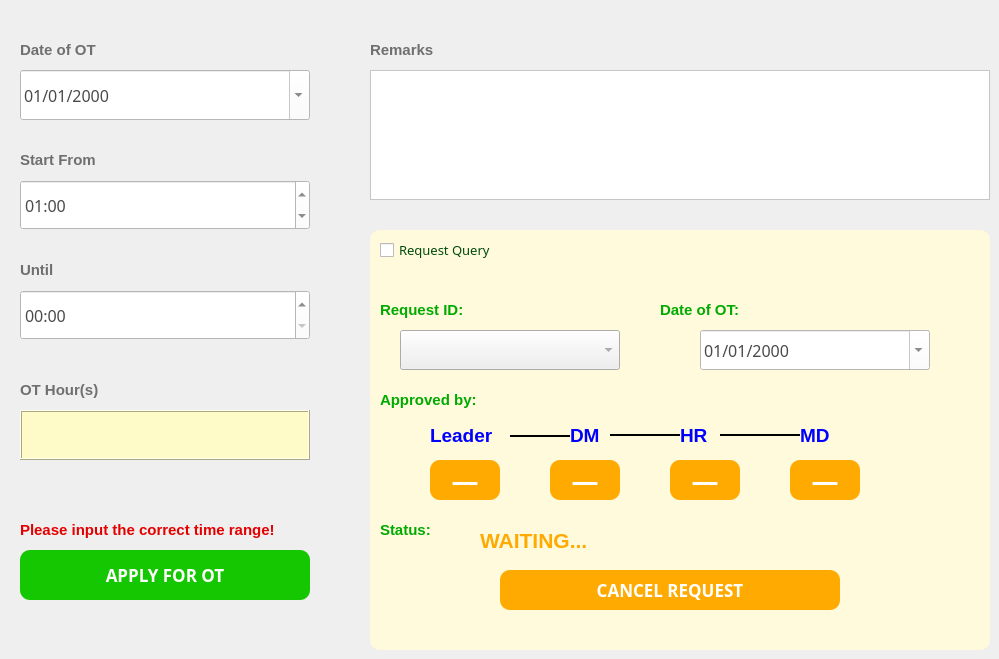
    <widget class="QWidget" name="tab">
     <attribute name="title">
      <string>OT application</string>
     </attribute>
     <widget class="QLabel" name="label_24">
      <property name="geometry">
       <rect>
        <x>20</x>
        <y>30</y>
        <width>151</width>
        <height>40</height>
       </rect>
      </property>
      <property name="font">
       <font>
        <family>Microsoft JhengHei UI</family>
        <pointsize>11</pointsize>
        <weight>75</weight>
        <bold>true</bold>
       </font>
      </property>
      <property name="styleSheet">
       <string notr="true">QLabel
{
	font-size:11pt;
	color:rgb(111,111,111);
}</string>
      </property>
      <property name="text">
       <string>Date of OT</string>
      </property>
     </widget>
     <widget class="QDateEdit" name="dateEdit_3">
      <property name="geometry">
       <rect>
        <x>20</x>
        <y>70</y>
        <width>290</width>
        <height>50</height>
       </rect>
      </property>
      <property name="styleSheet">
       <string notr="true">QDateEdit
{
    /*字体为微软雅黑*/
    font-family:Microsoft Yahei;
    /*字体大小为20点*/
	color:rgb(74, 74, 74);
   font-size:12pt;
	background-color:rgb(255, 255,255);
}

QDateEdit:hover
{
    /*背景颜色*/  
   background-color:rgb(229, 242, 255);
}

QDateEdit:focus
{
    /*背景颜色*/  
   background-color:rgb(229, 242, 255);
}</string>
      </property>
      <property name="wrapping">
       <bool>false</bool>
      </property>
      <property name="currentSection">
       <enum>QDateTimeEdit::DaySection</enum>
      </property>
      <property name="displayFormat">
       <string notr="true">dd/MM/yyyy</string>
      </property>
      <property name="calendarPopup">
       <bool>true</bool>
      </property>
     </widget>
     <widget class="QLabel" name="label_25">
      <property name="geometry">
       <rect>
        <x>20</x>
        <y>140</y>
        <width>151</width>
        <height>40</height>
       </rect>
      </property>
      <property name="font">
       <font>
        <family>Microsoft JhengHei UI</family>
        <pointsize>11</pointsize>
        <weight>75</weight>
        <bold>true</bold>
       </font>
      </property>
      <property name="styleSheet">
       <string notr="true">QLabel
{
	font-size:11pt;
	color:rgb(111,111,111);
}</string>
      </property>
      <property name="text">
       <string>Start From</string>
      </property>
     </widget>
     <widget class="QTimeEdit" name="timeEdit">
      <property name="geometry">
       <rect>
        <x>20</x>
        <y>180</y>
        <width>290</width>
        <height>50</height>
       </rect>
      </property>
      <property name="styleSheet">
       <string notr="true">QTimeEdit
{
    /*字体为微软雅黑*/
    font-family:Microsoft Yahei;
    /*字体大小为20点*/
	color:rgb(74, 74, 74);
   font-size:12pt;
	background-color:rgb(255, 255, 255);
}

QTimeEdit:hover
{
    /*背景颜色*/  
   background-color:rgb(229, 242, 255);
}

QTimeEdit:focus
{
    /*背景颜色*/  
   background-color:rgb(229, 242, 255);
}</string>
      </property>
      <property name="accelerated">
       <bool>true</bool>
      </property>
      <property name="correctionMode">
       <enum>QAbstractSpinBox::CorrectToPreviousValue</enum>
      </property>
      <property name="showGroupSeparator" stdset="0">
       <bool>true</bool>
      </property>
      <property name="dateTime">
       <datetime>
        <hour>1</hour>
        <minute>0</minute>
        <second>0</second>
        <year>2000</year>
        <month>1</month>
        <day>2</day>
       </datetime>
      </property>
      <property name="minimumDateTime">
       <datetime>
        <hour>0</hour>
        <minute>0</minute>
        <second>0</second>
        <year>2000</year>
        <month>1</month>
        <day>2</day>
       </datetime>
      </property>
      <property name="displayFormat">
       <string notr="true">hh:mm</string>
      </property>
      <property name="calendarPopup">
       <bool>true</bool>
      </property>
     </widget>
     <widget class="QLabel" name="label_26">
      <property name="geometry">
       <rect>
        <x>20</x>
        <y>250</y>
        <width>151</width>
        <height>40</height>
       </rect>
      </property>
      <property name="font">
       <font>
        <family>Microsoft JhengHei UI</family>
        <pointsize>11</pointsize>
        <weight>75</weight>
        <bold>true</bold>
       </font>
      </property>
      <property name="styleSheet">
       <string notr="true">QLabel
{
	font-size:11pt;
	color:rgb(111,111,111);
}</string>
      </property>
      <property name="text">
       <string>Until</string>
      </property>
     </widget>
     <widget class="QTimeEdit" name="timeEdit_2">
      <property name="geometry">
       <rect>
        <x>20</x>
        <y>290</y>
        <width>290</width>
        <height>50</height>
       </rect>
      </property>
      <property name="styleSheet">
       <string notr="true">QTimeEdit
{
    /*字体为微软雅黑*/
    font-family:Microsoft Yahei;
    /*字体大小为20点*/
	color:rgb(74, 74, 74);
   font-size:12pt;
	background-color:rgb(255, 255, 255);
}

QTimeEdit:hover
{
    /*背景颜色*/  
   background-color:rgb(229, 242, 255);
}

QTimeEdit:focus
{
    /*背景颜色*/  
   background-color:rgb(229, 242, 255);
}</string>
      </property>
      <property name="accelerated">
       <bool>true</bool>
      </property>
      <property name="displayFormat">
       <string notr="true">hh:mm</string>
      </property>
      <property name="calendarPopup">
       <bool>true</bool>
      </property>
     </widget>
     <widget class="QLabel" name="label_27">
      <property name="geometry">
       <rect>
        <x>20</x>
        <y>370</y>
        <width>151</width>
        <height>40</height>
       </rect>
      </property>
      <property name="font">
       <font>
        <family>Microsoft JhengHei UI</family>
        <pointsize>11</pointsize>
        <weight>75</weight>
        <bold>true</bold>
       </font>
      </property>
      <property name="styleSheet">
       <string notr="true">QLabel
{
	font-size:11pt;
	color:rgb(111,111,111);
}</string>
      </property>
      <property name="text">
       <string>OT Hour(s)</string>
      </property>
     </widget>
     <widget class="QTextEdit" name="textEdit_5">
      <property name="enabled">
       <bool>false</bool>
      </property>
      <property name="geometry">
       <rect>
        <x>20</x>
        <y>410</y>
        <width>290</width>
        <height>50</height>
       </rect>
      </property>
      <property name="styleSheet">
       <string notr="true">QTextEdit

{
    /*字体为微软雅黑*/
    font-family:Microsoft Yahei;
    /*字体大小为20点*/
	color:rgb(50, 50, 50);
   font-size:12pt;
	background-color:rgb(255, 251, 201);
}
</string>
      </property>
      <property name="frameShape">
       <enum>QFrame::Box</enum>
      </property>
      <property name="frameShadow">
       <enum>QFrame::Raised</enum>
      </property>
      <property name="lineWidth">
       <number>1</number>
      </property>
     </widget>
     <widget class="QLabel" name="label_28">
      <property name="geometry">
       <rect>
        <x>370</x>
        <y>30</y>
        <width>151</width>
        <height>40</height>
       </rect>
      </property>
      <property name="font">
       <font>
        <family>Microsoft JhengHei UI</family>
        <pointsize>11</pointsize>
        <weight>75</weight>
        <bold>true</bold>
       </font>
      </property>
      <property name="styleSheet">
       <string notr="true">QLabel
{
	font-size:11pt;
	color:rgb(111,111,111);
}</string>
      </property>
      <property name="text">
       <string>Remarks</string>
      </property>
     </widget>
     <widget class="QTextEdit" name="textEdit">
      <property name="geometry">
       <rect>
        <x>370</x>
        <y>70</y>
        <width>620</width>
        <height>130</height>
       </rect>
      </property>
      <property name="styleSheet">
       <string notr="true">QTextEdit
{
    /*字体为微软雅黑*/
    font-family:Microsoft Yahei;
    /*字体大小为20点*/
	color:rgb(74, 74, 74);
   font-size:12pt;
	background-color:rgb(255, 255, 255);
}

QTextEdit:hover
{
    /*背景颜色*/  
   background-color:rgb(229, 242, 255);
}

QTextEdit:focus
{
    /*背景颜色*/  
   background-color:rgb(229, 242, 255);
}</string>
      </property>
     </widget>
     <widget class="QPushButton" name="pushButton">
      <property name="geometry">
       <rect>
        <x>20</x>
        <y>550</y>
        <width>290</width>
        <height>50</height>
       </rect>
      </property>
      <property name="font">
       <font>
        <family>Microsoft Yahei</family>
        <pointsize>13</pointsize>
        <weight>75</weight>
        <bold>true</bold>
       </font>
      </property>
      <property name="styleSheet">
       <string notr="true">QPushButton

{
    /*字体为微软雅黑*/
    font-family:Microsoft Yahei;
    /*字体大小为20点*/
    font-size:13pt;
    /*字体颜色为白色*/    
    color:white;
    /*背景颜色*/  
    background-color:rgb(21, 199, 1);
    /*边框圆角半径为8像素*/ 
    border-radius:10px;

}

/*按钮停留态*/
QPushButton:hover
{
    /*背景颜色*/  
    background-color:rgb(21, 175, 0);
    padding-left:-3px;
    /*上内边距为3像素，让按下时字向下移动3像素*/  
    padding-top:-3px;

}

/*按钮按下态*/
QPushButton:pressed
{
    /*背景颜色*/  
    background-color:rgb(0, 113, 0);
    /*左内边距为3像素，让按下时字向右移动3像素*/  
    padding-left:3px;
    /*上内边距为3像素，让按下时字向下移动3像素*/  
    padding-top:3px;
}</string>
      </property>
      <property name="text">
       <string>APPLY FOR OT</string>
      </property>
     </widget>
     <widget class="Line" name="line_5">
      <property name="geometry">
       <rect>
        <x>720</x>
        <y>427</y>
        <width>80</width>
        <height>16</height>
       </rect>
      </property>
      <property name="styleSheet">
       <string notr="true">Line
{
    color:rgb(0, 0, 255);
}</string>
      </property>
      <property name="frameShadow">
       <enum>QFrame::Plain</enum>
      </property>
      <property name="lineWidth">
       <number>2</number>
      </property>
      <property name="orientation">
       <enum>Qt::Horizontal</enum>
      </property>
     </widget>
     <widget class="QLabel" name="label_20">
      <property name="geometry">
       <rect>
        <x>380</x>
        <y>510</y>
        <width>90</width>
        <height>40</height>
       </rect>
      </property>
      <property name="font">
       <font>
        <family>Microsoft JhengHei UI</family>
        <pointsize>11</pointsize>
        <weight>75</weight>
        <bold>true</bold>
       </font>
      </property>
      <property name="styleSheet">
       <string notr="true">QLabel
{
	font-size: 11pt;
	color:rgb(0, 170, 0);
}</string>
      </property>
      <property name="text">
       <string>Status:</string>
      </property>
     </widget>
     <widget class="QLabel" name="label_11">
      <property name="geometry">
       <rect>
        <x>380</x>
        <y>290</y>
        <width>181</width>
        <height>39</height>
       </rect>
      </property>
      <property name="font">
       <font>
        <family>Microsoft JhengHei UI</family>
        <pointsize>11</pointsize>
        <weight>75</weight>
        <bold>true</bold>
       </font>
      </property>
      <property name="styleSheet">
       <string notr="true">QLabel
{
	font-size: 11pt;
	color:rgb(0, 170, 0);
}</string>
      </property>
      <property name="text">
       <string>Request ID:</string>
      </property>
     </widget>
     <widget class="QComboBox" name="comboBox_2">
      <property name="geometry">
       <rect>
        <x>400</x>
        <y>330</y>
        <width>220</width>
        <height>40</height>
       </rect>
      </property>
      <property name="autoFillBackground">
       <bool>false</bool>
      </property>
      <property name="styleSheet">
       <string notr="true">QComboBox
    {font-family:Microsoft Yahei;
    /*字体大小为20点*/
	color:grey;
   font-size:12pt;

}

QComboBox:hover
{
    /*背景颜色*/  
   background-color:rgb(229, 242, 255);
}

QComboBox:focus
{
    /*背景颜色*/  
   background-color:rgb(229, 242, 255);
}</string>
      </property>
      <property name="editable">
       <bool>false</bool>
      </property>
      <property name="currentText">
       <string/>
      </property>
      <property name="currentIndex">
       <number>-1</number>
      </property>
      <property name="insertPolicy">
       <enum>QComboBox::InsertAtBottom</enum>
      </property>
      <property name="frame">
       <bool>true</bool>
      </property>
     </widget>
     <widget class="QLabel" name="label_14">
      <property name="geometry">
       <rect>
        <x>380</x>
        <y>380</y>
        <width>171</width>
        <height>40</height>
       </rect>
      </property>
      <property name="font">
       <font>
        <family>Microsoft JhengHei UI</family>
        <pointsize>11</pointsize>
        <weight>75</weight>
        <bold>true</bold>
       </font>
      </property>
      <property name="styleSheet">
       <string notr="true">QLabel
{
	font-size: 11pt;
	color:rgb(0, 170, 0);
}</string>
      </property>
      <property name="text">
       <string>Approved by:</string>
      </property>
     </widget>
     <widget class="Line" name="line_2">
      <property name="geometry">
       <rect>
        <x>610</x>
        <y>427</y>
        <width>70</width>
        <height>16</height>
       </rect>
      </property>
      <property name="styleSheet">
       <string notr="true">Line
{
    color:rgb(0, 0, 255);
}</string>
      </property>
      <property name="frameShadow">
       <enum>QFrame::Plain</enum>
      </property>
      <property name="lineWidth">
       <number>2</number>
      </property>
      <property name="orientation">
       <enum>Qt::Horizontal</enum>
      </property>
     </widget>
     <widget class="Line" name="line">
      <property name="geometry">
       <rect>
        <x>510</x>
        <y>428</y>
        <width>60</width>
        <height>16</height>
       </rect>
      </property>
      <property name="styleSheet">
       <string notr="true">Line
{
    color:rgb(0, 0, 255);
}</string>
      </property>
      <property name="frameShadow">
       <enum>QFrame::Plain</enum>
      </property>
      <property name="lineWidth">
       <number>2</number>
      </property>
      <property name="orientation">
       <enum>Qt::Horizontal</enum>
      </property>
     </widget>
     <widget class="QLabel" name="label_16">
      <property name="geometry">
       <rect>
        <x>680</x>
        <y>415</y>
        <width>50</width>
        <height>40</height>
       </rect>
      </property>
      <property name="font">
       <font>
        <family>Microsoft JhengHei UI</family>
        <pointsize>14</pointsize>
        <weight>75</weight>
        <bold>true</bold>
       </font>
      </property>
      <property name="styleSheet">
       <string notr="true">QLabel
{
	color:rgb(0, 0, 255)
}</string>
      </property>
      <property name="text">
       <string>HR</string>
      </property>
     </widget>
     <widget class="QLabel" name="label_15">
      <property name="geometry">
       <rect>
        <x>570</x>
        <y>415</y>
        <width>50</width>
        <height>40</height>
       </rect>
      </property>
      <property name="font">
       <font>
        <family>Microsoft JhengHei UI</family>
        <pointsize>14</pointsize>
        <weight>75</weight>
        <bold>true</bold>
       </font>
      </property>
      <property name="styleSheet">
       <string notr="true">QLabel
{
	color:rgb(0, 0, 255)
}</string>
      </property>
      <property name="text">
       <string>DM</string>
      </property>
     </widget>
     <widget class="QLabel" name="label_22">
      <property name="geometry">
       <rect>
        <x>800</x>
        <y>415</y>
        <width>50</width>
        <height>40</height>
       </rect>
      </property>
      <property name="font">
       <font>
        <family>Microsoft JhengHei UI</family>
        <pointsize>14</pointsize>
        <weight>75</weight>
        <bold>true</bold>
       </font>
      </property>
      <property name="styleSheet">
       <string notr="true">QLabel
{
	color:rgb(0, 0, 255)
}</string>
      </property>
      <property name="text">
       <string>MD</string>
      </property>
     </widget>
     <widget class="QLabel" name="label_13">
      <property name="geometry">
       <rect>
        <x>430</x>
        <y>415</y>
        <width>89</width>
        <height>40</height>
       </rect>
      </property>
      <property name="font">
       <font>
        <family>Microsoft JhengHei UI</family>
        <pointsize>14</pointsize>
        <weight>75</weight>
        <bold>true</bold>
       </font>
      </property>
      <property name="styleSheet">
       <string notr="true">QLabel
{
	color:rgb(0, 0, 255)
}</string>
      </property>
      <property name="text">
       <string>Leader</string>
      </property>
     </widget>
     <widget class="QLabel" name="label_21">
      <property name="geometry">
       <rect>
        <x>480</x>
        <y>520</y>
        <width>230</width>
        <height>41</height>
       </rect>
      </property>
      <property name="font">
       <font>
        <family>Microsoft JhengHei UI</family>
        <pointsize>16</pointsize>
        <weight>75</weight>
        <bold>true</bold>
       </font>
      </property>
      <property name="styleSheet">
       <string notr="true">QLabel
{
	color:rgb(255, 170, 0)
}</string>
      </property>
      <property name="text">
       <string>WAITING...</string>
      </property>
     </widget>
     <widget class="QFrame" name="frame">
      <property name="geometry">
       <rect>
        <x>370</x>
        <y>230</y>
        <width>620</width>
        <height>420</height>
       </rect>
      </property>
      <property name="styleSheet">
       <string notr="true">QFrame
{
	background-color:rgb(255, 250, 220);
	border-radius:10px;
}</string>
      </property>
      <property name="frameShape">
       <enum>QFrame::Box</enum>
      </property>
      <property name="frameShadow">
       <enum>QFrame::Plain</enum>
      </property>
      <property name="lineWidth">
       <number>1</number>
      </property>
      <widget class="QPushButton" name="pushButton_5">
       <property name="geometry">
        <rect>
         <x>130</x>
         <y>340</y>
         <width>340</width>
         <height>40</height>
        </rect>
       </property>
       <property name="font">
        <font>
         <family>Microsoft Yahei</family>
         <pointsize>13</pointsize>
         <weight>75</weight>
         <bold>true</bold>
        </font>
       </property>
       <property name="styleSheet">
        <string notr="true">QPushButton
{
    /*字体为微软雅黑*/
    font-family:Microsoft Yahei;
    /*字体大小为20点*/
    font-size:13pt;
    /*字体颜色为白色*/    
    color:white;
    /*背景颜色*/  
    background-color:rgb(255, 170, 0);
    /*边框圆角半径为8像素*/ 
    border-radius:10px;
}

/*按钮停留态*/
QPushButton:hover
{
    /*背景颜色*/  
    background-color:rgb(230, 153, 0);
    padding-left:-3px;
    /*上内边距为3像素，让按下时字向下移动3像素*/  
    padding-top:-3px;

}

/*按钮按下态*/
QPushButton:pressed
{
    /*背景颜色*/  
    background-color:rgb(197, 128, 0);
    /*左内边距为3像素，让按下时字向右移动3像素*/  
    padding-left:3px;
    /*上内边距为3像素，让按下时字向下移动3像素*/  
    padding-top:3px;
}</string>
       </property>
       <property name="text">
        <string>CANCEL REQUEST</string>
       </property>
      </widget>
      <widget class="QCheckBox" name="checkBox">
       <property name="geometry">
        <rect>
         <x>10</x>
         <y>0</y>
         <width>180</width>
         <height>40</height>
        </rect>
       </property>
       <property name="styleSheet">
        <string notr="true">QCheckBox

{
    /*字体为微软雅黑*/
    font-family:Microsoft Yahei;
    /*字体大小为20点*/
    font-size:10pt;
    /*字体颜色为白色*/    
    color:rgb(0,76,10);
    /*背景颜色*/  
}

/*按钮停留态*/
QCheckBox:hover
{
    /*背景颜色*/  
    background-color:rgb(21, 175, 0);
	font-size:14pt;
    padding-left:-3px;
	font-weight:bold;
	color:white;
    /*上内边距为3像素，让按下时字向下移动3像素*/  
    padding-top:-3px;
}

/*按钮按下态*/
QCheckBox:pressed
{
    /*背景颜色*/  
    background-color:rgb(0, 113, 0);
	font-weight:bold;
	font-size:14pt;
	color:white;
    /*左内边距为3像素，让按下时字向右移动3像素*/  
    padding-left:3px;
    /*上内边距为3像素，让按下时字向下移动3像素*/  
    padding-top:3px;
}</string>
       </property>
       <property name="text">
        <string>Request Query</string>
       </property>
      </widget>
      <widget class="QPushButton" name="pushButton_8">
       <property name="geometry">
        <rect>
         <x>60</x>
         <y>230</y>
         <width>70</width>
         <height>40</height>
        </rect>
       </property>
       <property name="font">
        <font>
         <family>Microsoft Yahei</family>
         <pointsize>20</pointsize>
         <weight>75</weight>
         <bold>true</bold>
        </font>
       </property>
       <property name="styleSheet">
        <string notr="true">QPushButton
{
    font-family:Microsoft Yahei;
    font-size:20pt;
    color:white;
    background-color:rgb(255, 170, 0);
    border-radius:10px;
}

QPushButton:hover
{
    background-color:rgb(230, 153, 0);
    padding-left:-3px;
    padding-top:-3px;
}

QPushButton:pressed
{
    background-color:rgb(197, 128, 0);
    padding-left:3px;
    padding-top:3px;
}</string>
       </property>
       <property name="text">
        <string>―</string>
       </property>
      </widget>
      <widget class="QPushButton" name="pushButton_9">
       <property name="geometry">
        <rect>
         <x>180</x>
         <y>230</y>
         <width>70</width>
         <height>40</height>
        </rect>
       </property>
       <property name="font">
        <font>
         <family>Microsoft Yahei</family>
         <pointsize>20</pointsize>
         <weight>75</weight>
         <bold>true</bold>
        </font>
       </property>
       <property name="styleSheet">
        <string notr="true">QPushButton
{
    font-family:Microsoft Yahei;
    font-size:20pt;
    color:white;
    background-color:rgb(255, 170, 0);
    border-radius:10px;
}

QPushButton:hover
{
    background-color:rgb(230, 153, 0);
    padding-left:-3px;
    padding-top:-3px;
}

QPushButton:pressed
{
    background-color:rgb(197, 128, 0);
    padding-left:3px;
    padding-top:3px;
}</string>
       </property>
       <property name="text">
        <string>―</string>
       </property>
      </widget>
      <widget class="QPushButton" name="pushButton_10">
       <property name="geometry">
        <rect>
         <x>300</x>
         <y>230</y>
         <width>70</width>
         <height>40</height>
        </rect>
       </property>
       <property name="font">
        <font>
         <family>Microsoft Yahei</family>
         <pointsize>20</pointsize>
         <weight>75</weight>
         <bold>true</bold>
        </font>
       </property>
       <property name="styleSheet">
        <string notr="true">QPushButton
{
    font-family:Microsoft Yahei;
    font-size:20pt;
    color:white;
    background-color:rgb(255, 170, 0);
    border-radius:10px;
}

QPushButton:hover
{
    background-color:rgb(230, 153, 0);
    padding-left:-3px;
    padding-top:-3px;
}

QPushButton:pressed
{
    background-color:rgb(197, 128, 0);
    padding-left:3px;
    padding-top:3px;
}</string>
       </property>
       <property name="text">
        <string>―</string>
       </property>
      </widget>
      <widget class="QPushButton" name="pushButton_11">
       <property name="geometry">
        <rect>
         <x>420</x>
         <y>230</y>
         <width>70</width>
         <height>40</height>
        </rect>
       </property>
       <property name="font">
        <font>
         <family>Microsoft Yahei</family>
         <pointsize>20</pointsize>
         <weight>75</weight>
         <bold>true</bold>
        </font>
       </property>
       <property name="styleSheet">
        <string notr="true">QPushButton
{
    font-family:Microsoft Yahei;
    font-size:20pt;
    color:white;
    background-color:rgb(255, 170, 0);
    border-radius:10px;
}

QPushButton:hover
{
    background-color:rgb(230, 153, 0);
    padding-left:-3px;
    padding-top:-3px;
}

QPushButton:pressed
{
    background-color:rgb(197, 128, 0);
    padding-left:3px;
    padding-top:3px;
}</string>
       </property>
       <property name="text">
        <string>―</string>
       </property>
      </widget>
      <widget class="QLabel" name="label_12">
       <property name="geometry">
        <rect>
         <x>290</x>
         <y>60</y>
         <width>181</width>
         <height>40</height>
        </rect>
       </property>
       <property name="font">
        <font>
         <family>Microsoft JhengHei UI</family>
         <pointsize>11</pointsize>
         <weight>75</weight>
         <bold>true</bold>
        </font>
       </property>
       <property name="styleSheet">
        <string notr="true">QLabel
{
	font-size: 11pt;
	color:rgb(0, 170, 0);
}</string>
       </property>
       <property name="text">
        <string>Date of OT:</string>
       </property>
      </widget>
      <widget class="QDateEdit" name="dateEdit_4">
       <property name="geometry">
        <rect>
         <x>330</x>
         <y>100</y>
         <width>230</width>
         <height>40</height>
        </rect>
       </property>
       <property name="styleSheet">
        <string notr="true">QDateEdit
{
    /*字体为微软雅黑*/
    font-family:Microsoft Yahei;
    /*字体大小为20点*/
	color:rgb(74, 74, 74);
   font-size:12pt;
	background-color:rgb(255, 255, 255);
}

QDateEdit:hover
{
    /*背景颜色*/  
   background-color:rgb(229, 242, 255);
}

QDateEdit:focus
{
    /*背景颜色*/  
   background-color:rgb(229, 242, 255);
}</string>
       </property>
       <property name="wrapping">
        <bool>false</bool>
       </property>
       <property name="currentSection">
        <enum>QDateTimeEdit::DaySection</enum>
       </property>
       <property name="displayFormat">
        <string notr="true">dd/MM/yyyy</string>
       </property>
       <property name="calendarPopup">
        <bool>true</bool>
       </property>
      </widget>
     </widget>
     <widget class="QLabel" name="label_31">
      <property name="geometry">
       <rect>
        <x>20</x>
        <y>510</y>
        <width>330</width>
        <height>40</height>
       </rect>
      </property>
      <property name="font">
       <font>
        <family>Microsoft JhengHei UI</family>
        <pointsize>11</pointsize>
        <weight>75</weight>
        <bold>true</bold>
       </font>
      </property>
      <property name="styleSheet">
       <string notr="true">QLabel
{
	font-size:11pt;
	color:rgb(229, 0, 0)
}</string>
      </property>
      <property name="text">
       <string>Please input the correct time range!</string>
      </property>
     </widget>
     <zorder>frame</zorder>
     <zorder>label_24</zorder>
     <zorder>dateEdit_3</zorder>
     <zorder>label_25</zorder>
     <zorder>timeEdit</zorder>
     <zorder>label_26</zorder>
     <zorder>timeEdit_2</zorder>
     <zorder>label_27</zorder>
     <zorder>textEdit_5</zorder>
     <zorder>label_28</zorder>
     <zorder>textEdit</zorder>
     <zorder>pushButton</zorder>
     <zorder>line_5</zorder>
     <zorder>label_20</zorder>
     <zorder>label_11</zorder>
     <zorder>comboBox_2</zorder>
     <zorder>label_14</zorder>
     <zorder>line_2</zorder>
     <zorder>line</zorder>
     <zorder>label_16</zorder>
     <zorder>label_15</zorder>
     <zorder>label_22</zorder>
     <zorder>label_13</zorder>
     <zorder>label_21</zorder>
     <zorder>label_31</zorder>
    </widget>
